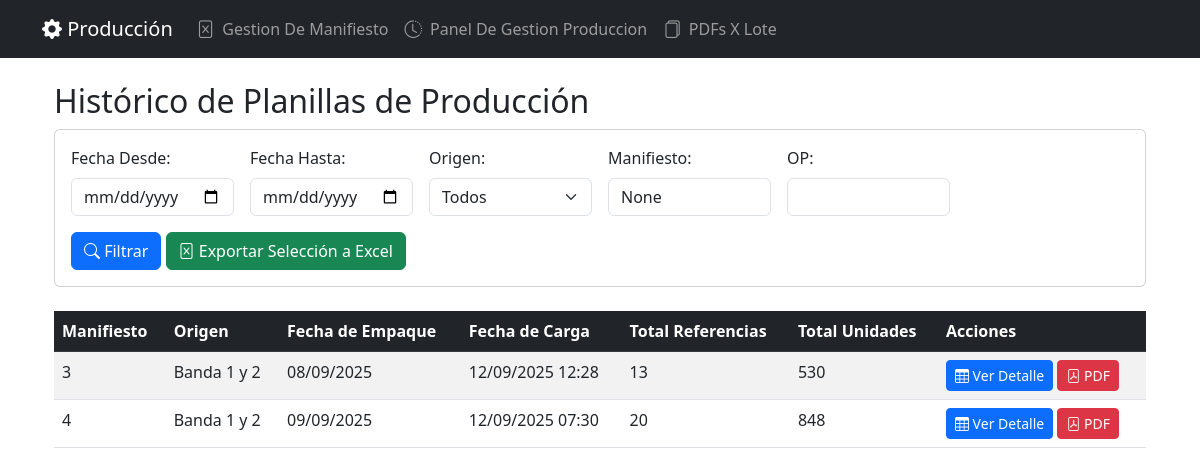
Page /production/historic/ on the committed database.
### production_sheets/models.py (models this page shows, shortened)
class ProductionSheet(models.Model):
    ORIGIN_CHOICES = [
        ('BANDA_1_2', 'Banda 1 y 2'),
        ('BANDA_4', 'Banda 4'),
    ]
    excel_file = models.FileField(
        upload_to='production_sheets/',
        validators=[FileExtensionValidator(allowed_extensions=['xlsx'])]
    )
    origin = models.CharField(max_length=10, choices=ORIGIN_CHOICES)
    manifest_number = models.CharField(max_length=100)
    packing_date = models.DateField()
    upload_date = models.DateTimeField(auto_now_add=True)
    processed = models.BooleanField(default=False)
    class Meta:
        constraints = []

### production_sheets/views.py (the view, shortened to what this page needs)
# urls.py: path('historic/', views.production_sheets_historic, name='historic'),
def production_sheets_historic(request):
    date_from = request.GET.get('date_from')
    date_to = request.GET.get('date_to')
    origin = request.GET.get('origin')
    manifest = request.GET.get('manifest')
    op_search = request.GET.get('op')
    sheets = ProductionSheet.objects.all()
    if date_from:
        sheets = sheets.filter(packing_date__gte=datetime.strptime(date_from, '%Y-%m-%d'))
    if date_to:
        sheets = sheets.filter(packing_date__lte=datetime.strptime(date_to, '%Y-%m-%d'))
    if origin:
        sheets = sheets.filter(origin=origin)
    if manifest:
        sheets = sheets.filter(manifest_number__icontains=manifest)
    op_summary = None
    sheets = sheets.annotate(
        total_refs=Count('productiondetail__ref', distinct=True),
        total_units=Sum('productiondetail__quantity')
    ).order_by('-upload_date')
    if request.GET.get('export') == 'excel':
        return export_to_excel(sheets)
    context = {
        'sheets': sheets,
        'date_from': date_from,
        'date_to': date_to,
        'origin': origin,
        'manifest': manifest,
        'op_summary': op_summary,
        'total_general': total_general if op_search else None
    }
    return render(request, 'production_sheets/historic.html', context)

### production_sheets/templates/production_sheets/historic.html (shortened to what this page needs)
{% extends 'excel_processor/base.html' %}
{% load static %}
{% block content %}
<div class="container mt-4">
    <h2>Histórico de Planillas de Producción</h2>
    <div class="card mb-4">
        <div class="card-body">
            <form method="get" class="row g-3">
                <div class="col-md-2">
                    <label for="date_from" class="form-label">Fecha Desde:</label>
                    <input type="date" class="form-control" id="date_from" name="date_from" value="{{ date_from|date:'Y-m-d' }}">
                </div>
                <div class="col-md-2">
                    <label for="date_to" class="form-label">Fecha Hasta:</label>
                    <input type="date" class="form-control" id="date_to" name="date_to" value="{{ date_to|date:'Y-m-d' }}">
                </div>
                <div class="col-md-2">
                    <label for="origin" class="form-label">Origen:</label>
                    <select class="form-select" id="origin" name="origin">
                        <option value="">Todos</option>
                    </select>
                </div>
                <div class="col-md-2">
                    <label for="manifest" class="form-label">Manifiesto:</label>
                    <input type="text" class="form-control" id="manifest" name="manifest" value="{{ manifest }}">
                </div>
                <div class="col-md-2">
                    <label for="op" class="form-label">OP:</label>
                    <input type="text" class="form-control" id="op" name="op" value="{{ request.GET.op }}">
                </div>
                <div class="col-12">
                    <button type="submit" class="btn btn-primary">
                        <i class="bi bi-search"></i> Filtrar
                    </button>
                    {% if sheets %}
                    <a href="?{{ request.GET.urlencode }}&export=excel" class="btn btn-success">
                        <i class="bi bi-file-excel"></i> Exportar Selección a Excel
                    </a>
                    {% endif %}
                </div>
            </form>
        </div>
    </div>
    <div class="table-responsive">
        <table class="table table-striped table-hover">
            <thead class="table-dark">
                <tr>
                    <th>Manifiesto</th>
                    <th>Origen</th>
                    <th>Fecha de Empaque</th>
                    <th>Fecha de Carga</th>
                    <th>Total Referencias</th>
                    <th>Total Unidades</th>
                    <th>Acciones</th>
                </tr>
            </thead>
            <tbody>
                {% for sheet in sheets %}
                <tr>
                    <td>{{ sheet.manifest_number }}</td>
                    <td>{{ sheet.get_origin_display }}</td>
                    <td>{{ sheet.packing_date|date:"d/m/Y" }}</td>
                    <td>{{ sheet.upload_date|date:"d/m/Y H:i" }}</td>
                    <td>{{ sheet.total_refs }}</td>
                    <td>{{ sheet.total_units }}</td>
                    <td>
                        <a href="{% url 'production_sheets:production_sheet_detail' pk=sheet.pk %}" class="btn btn-primary btn-sm">
                            <i class="bi bi-table"></i> Ver Detalle
                        </a>
                        <a href="{% url 'production_sheets:production_sheet_detail' pk=sheet.pk %}?format=pdf" class="btn btn-danger btn-sm">
                            <i class="bi bi-file-pdf"></i> PDF
                        </a>
                    </td>
                </tr>
                {% empty %}
                <tr>
                    <td colspan="7" class="text-center">No se encontraron planillas de producción</td>
                </tr>
                {% endfor %}
            </tbody>
        </table>
    </div>
</div>
{% endblock %}

### rows in the picture
ProductionSheet: manifest_number "3", origin "Banda 1 y 2", packing_date "08/09/2025", upload_date "12/09/2025 12:28", total_refs "13", total_units "530"
ProductionSheet: manifest_number "4", origin "Banda 1 y 2", packing_date "09/09/2025", upload_date "12/09/2025 07:30", total_refs "20", total_units "848"
